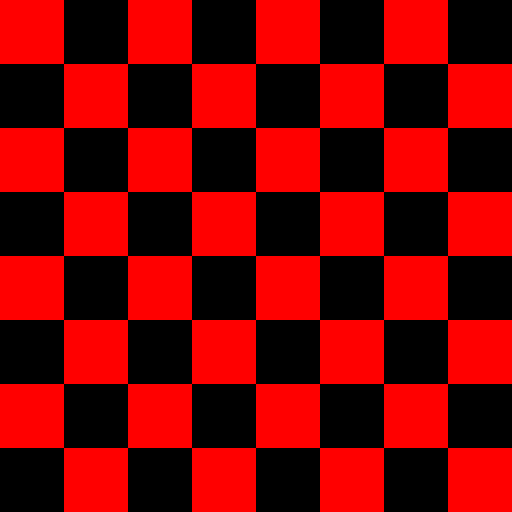

Source code (Python):
from PIL import Image

imgx = 512
imgy = 512
image = Image.new("RGB", (imgx, imgy))
for x in range(imgx):
	for y in range(imgy):
		image.putpixel((x,y),(0,0,0))
		
for x in range(0, imgy, 128):
	for y in range(0, imgx, 128):
		for z in range(64):
			for a in range(64):
				image.putpixel((z+x,a+y), (255,0,0))

for x in range(0, imgy, 128):
	for y in range(0, imgx, 128):
		for z in range(64):
			for a in range(64):
				image.putpixel((z+x+64,a+y+64), (255,0,0))











image.save("check.png", "PNG")